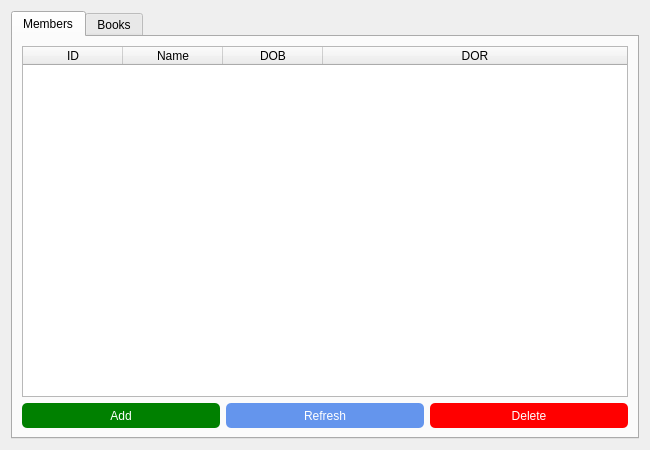
<?xml version="1.0" encoding="UTF-8"?>
<ui version="4.0">
 <class>AdminWindow</class>
 <widget class="QDialog" name="AdminWindow">
  <property name="geometry">
   <rect>
    <x>0</x>
    <y>0</y>
    <width>650</width>
    <height>450</height>
   </rect>
  </property>
  <property name="minimumSize">
   <size>
    <width>650</width>
    <height>450</height>
   </size>
  </property>
  <property name="maximumSize">
   <size>
    <width>800</width>
    <height>600</height>
   </size>
  </property>
  <property name="windowTitle">
   <string>Admin</string>
  </property>
  <layout class="QVBoxLayout" name="verticalLayout">
   <item>
    <widget class="QTabWidget" name="tabWidget">
     <property name="currentIndex">
      <number>0</number>
     </property>
     <widget class="QWidget" name="memtab">
      <attribute name="title">
       <string>Members</string>
      </attribute>
      <layout class="QVBoxLayout" name="verticalLayout_2" stretch="8,1">
       <item>
        <widget class="QTableWidget" name="memtable">
         <property name="editTriggers">
          <set>QAbstractItemView::NoEditTriggers</set>
         </property>
         <property name="selectionMode">
          <enum>QAbstractItemView::NoSelection</enum>
         </property>
         <property name="selectionBehavior">
          <enum>QAbstractItemView::SelectRows</enum>
         </property>
         <attribute name="horizontalHeaderVisible">
          <bool>true</bool>
         </attribute>
         <attribute name="horizontalHeaderStretchLastSection">
          <bool>true</bool>
         </attribute>
         <attribute name="verticalHeaderVisible">
          <bool>false</bool>
         </attribute>
         <column>
          <property name="text">
           <string>ID</string>
          </property>
         </column>
         <column>
          <property name="text">
           <string>Name</string>
          </property>
         </column>
         <column>
          <property name="text">
           <string>DOB</string>
          </property>
         </column>
         <column>
          <property name="text">
           <string>DOR</string>
          </property>
         </column>
        </widget>
       </item>
       <item>
        <layout class="QHBoxLayout" name="membuttons">
         <item>
          <widget class="QPushButton" name="addmem">
           <property name="minimumSize">
            <size>
             <width>0</width>
             <height>25</height>
            </size>
           </property>
           <property name="styleSheet">
            <string notr="true">QPushButton#addmem{
	background-color: green;
	border-radius: 5px;
	color: white;
}

QPushButton#addmem:hover{
	border: 2px solid teal;
}</string>
           </property>
           <property name="text">
            <string>Add</string>
           </property>
          </widget>
         </item>
         <item>
          <widget class="QPushButton" name="refreshmem">
           <property name="minimumSize">
            <size>
             <width>0</width>
             <height>25</height>
            </size>
           </property>
           <property name="styleSheet">
            <string notr="true">QPushButton#refreshmem{
	background-color: cornflowerblue;
	border-radius: 5px;
	color: white;
}

QPushButton#refreshmem:hover{
	border: 2px solid teal;
}</string>
           </property>
           <property name="text">
            <string>Refresh</string>
           </property>
          </widget>
         </item>
         <item>
          <widget class="QPushButton" name="deletemem">
           <property name="minimumSize">
            <size>
             <width>0</width>
             <height>25</height>
            </size>
           </property>
           <property name="styleSheet">
            <string notr="true">QPushButton#deletemem{
	background-color: red;
	border-radius: 5px;
	color: white;
}

QPushButton#deletemem:hover{
	border: 2px solid teal;
}</string>
           </property>
           <property name="text">
            <string>Delete</string>
           </property>
          </widget>
         </item>
        </layout>
       </item>
      </layout>
     </widget>
     <widget class="QWidget" name="booktab">
      <attribute name="title">
       <string>Books</string>
      </attribute>
      <layout class="QVBoxLayout" name="verticalLayout_3" stretch="8,1">
       <item>
        <widget class="QTableWidget" name="booktable">
         <property name="editTriggers">
          <set>QAbstractItemView::NoEditTriggers</set>
         </property>
         <property name="selectionMode">
          <enum>QAbstractItemView::NoSelection</enum>
         </property>
         <property name="selectionBehavior">
          <enum>QAbstractItemView::SelectRows</enum>
         </property>
         <attribute name="horizontalHeaderStretchLastSection">
          <bool>true</bool>
         </attribute>
         <attribute name="verticalHeaderVisible">
          <bool>false</bool>
         </attribute>
         <column>
          <property name="text">
           <string>ID</string>
          </property>
         </column>
         <column>
          <property name="text">
           <string>Title</string>
          </property>
         </column>
         <column>
          <property name="text">
           <string>Author</string>
          </property>
         </column>
         <column>
          <property name="text">
           <string>Genre</string>
          </property>
         </column>
         <column>
          <property name="text">
           <string>Total</string>
          </property>
         </column>
         <column>
          <property name="text">
           <string>Issued</string>
          </property>
         </column>
        </widget>
       </item>
       <item>
        <layout class="QHBoxLayout" name="bookbuttons">
         <item>
          <widget class="QPushButton" name="addbook">
           <property name="minimumSize">
            <size>
             <width>0</width>
             <height>25</height>
            </size>
           </property>
           <property name="styleSheet">
            <string notr="true">QPushButton#addbook{
	background-color: green;
	border-radius: 5px;
	color: white;
}

QPushButton#addbook:hover{
	border: 2px solid teal;
}</string>
           </property>
           <property name="text">
            <string>Add</string>
           </property>
          </widget>
         </item>
         <item>
          <widget class="QPushButton" name="refreshbook">
           <property name="minimumSize">
            <size>
             <width>0</width>
             <height>25</height>
            </size>
           </property>
           <property name="styleSheet">
            <string notr="true">QPushButton#refreshbook{
	background-color: cornflowerblue;
	border-radius: 5px;
	color: white;
}

QPushButton#refreshbook:hover{
	border: 2px solid teal;
}</string>
           </property>
           <property name="text">
            <string>Refresh</string>
           </property>
          </widget>
         </item>
         <item>
          <widget class="QPushButton" name="deletebook">
           <property name="minimumSize">
            <size>
             <width>0</width>
             <height>25</height>
            </size>
           </property>
           <property name="styleSheet">
            <string notr="true">QPushButton#deletebook{
	background-color: red;
	border-radius: 5px;
	color: white;
}

QPushButton#deletebook:hover{
	border: 2px solid teal;
}</string>
           </property>
           <property name="text">
            <string>Delete</string>
           </property>
          </widget>
         </item>
        </layout>
       </item>
      </layout>
     </widget>
    </widget>
   </item>
  </layout>
 </widget>
 <resources/>
 <connections/>
</ui>
